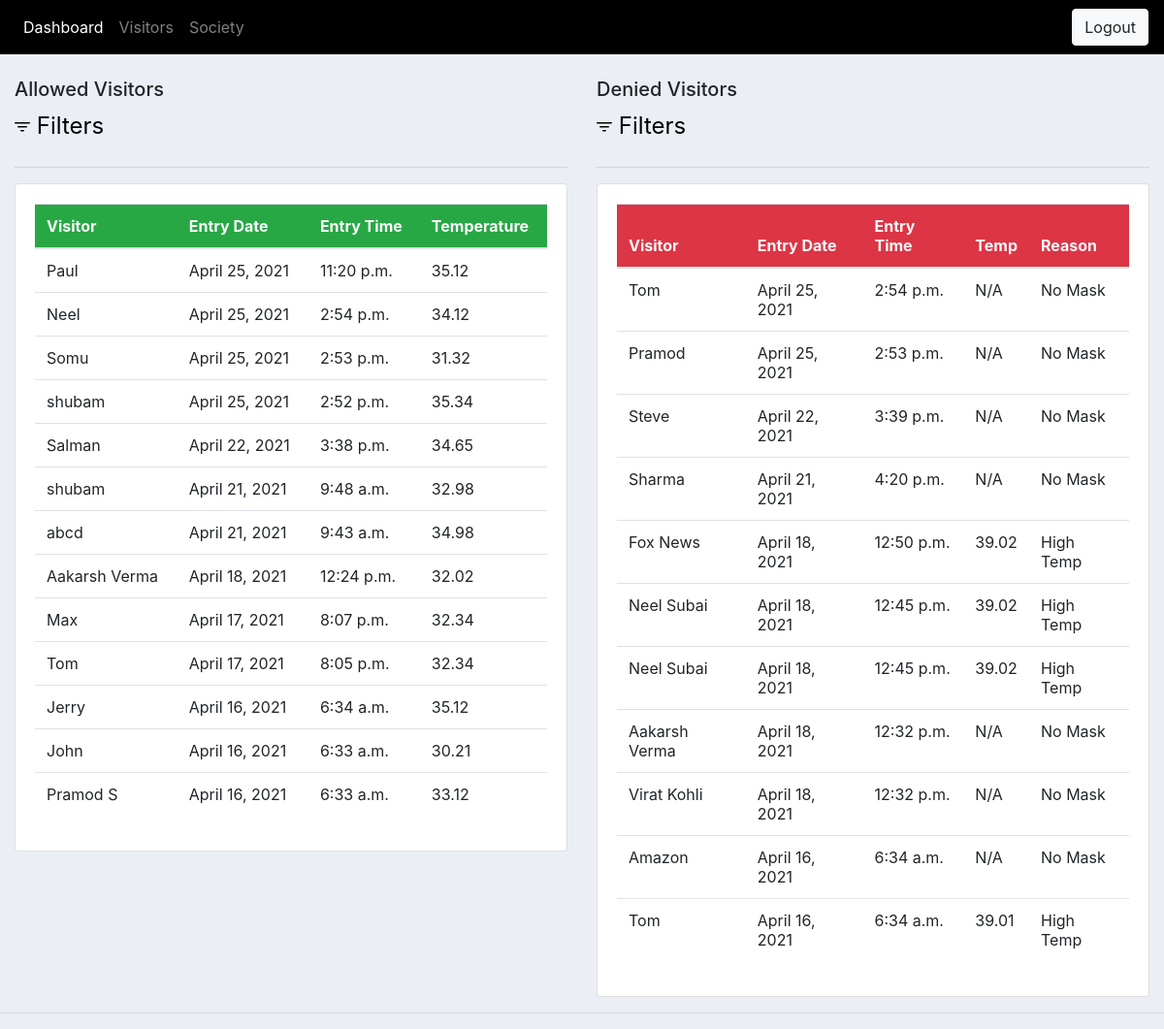
The app's page /visitors/ (signed in), older data.
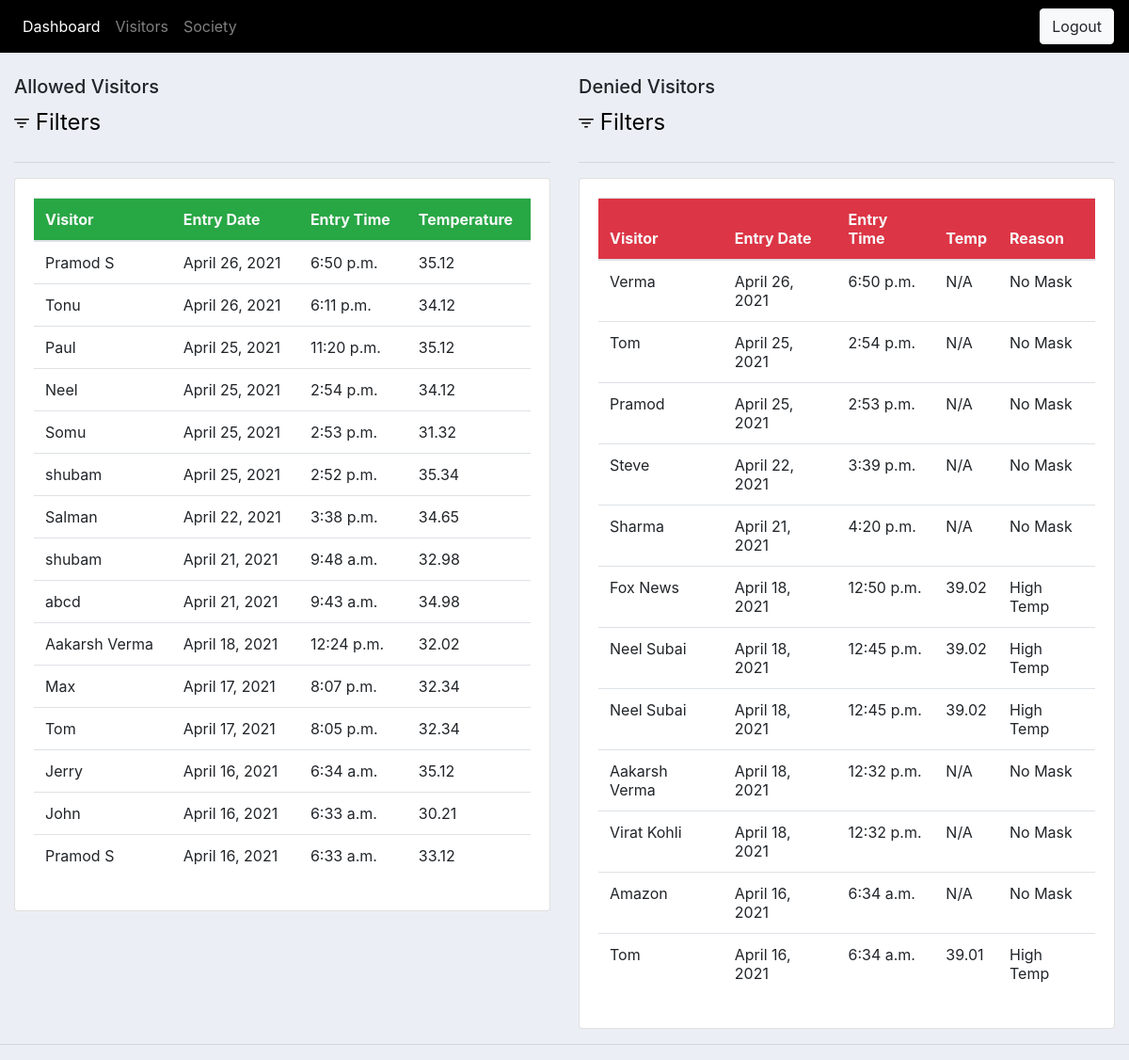
The same page, newer data.
### accounts/models.py (models this page shows, shortened)
class ValidVisitor(models.Model):
    name = models.CharField(max_length=200)
    entry_date = models.DateField(auto_now=False, auto_now_add=False)
    entry_time = models.TimeField(auto_now=False, auto_now_add=False)
    temp = models.FloatField()
    soc_name = models.ForeignKey(Society, null=True, blank=True, on_delete=models.CASCADE)

class InvalidVisitor(models.Model):
    STATUS = (
        ('No Mask', 'No Mask'),
        ('High Temperature', 'High Temperature'),
    )
    name = models.CharField(max_length=200)
    entry_date = models.DateField(auto_now=False, auto_now_add=False)
    entry_time = models.TimeField(auto_now=False, auto_now_add=False)
    temp = models.FloatField(null=True, blank=True)
    status =  models.CharField(max_length=50, choices=STATUS)
    soc_name = models.ForeignKey(Society, null=True, on_delete=models.CASCADE)

### accounts/views.py (the view)
# urls.py: path('visitors/', views.visitors, name='visitor'),
@login_required(login_url='login')
def visitors(request):
    context = {}
    user = request.user
    socinfo = Society.objects.get(user=user)
    validvisitors = ValidVisitor.objects.all().order_by('entry_date', 'entry_time').reverse()
    invalidvisitors = InvalidVisitor.objects.all().order_by('entry_date', 'entry_time').reverse()
    myFilter = ValidVisitorFilter(request.GET, queryset=validvisitors)
    validvisitors = myFilter.qs
    nxtFilter = InvalidVisitorFilter(request.POST, queryset=invalidvisitors)
    invalidvisitors = nxtFilter.qs
    context = {
        'socinfo'           : socinfo,
        'validvisitors'     : validvisitors,
        'invalidvisitors'   : invalidvisitors,
        'myFilter'          : myFilter,
        }
    return render(request, 'accounts/visitors.html', context)

### accounts/templates/accounts/visitors.html (shortened to what this page needs)
{% extends 'main.html' %}
{% load static %}
{% block content %}
<br>
<div class="mx-auto row">
    <div class="col-md-6">
        <h5>Allowed Visitors</h5>
        <div class="row">
            <div class="col">
                <a data-toggle="collapse" class="mx-auto" style="color:black; margin-left: auto;" href="#collapse1">
                <legend legend><img src="{% static 'img/filter.svg' %}" alt="" srcset="">
                    Filters</legend>
                </a>
            </div>
        </div>
        <hr>
        <div class="card card-body">
            <table class="table">
                <thead>
                    <tr class="text-light bg-success">
                        <th>Visitor</th>
                        <th>Entry Date</th>
                        <th>Entry Time</th>
                        <th>Temperature</th>
                    </tr>
                    {% for i in validvisitors %}
                        <tr>
                            <td>{{i.name}}</td>
                            <td>{{i.entry_date}}</td>
                            <td>{{i.entry_time}}</td>
                            <td>{{i.temp}}</td>
                        </tr>
                    {% endfor %}
                </thead>
            </table>
        </div>
    </div>
    <div class="col-md-6">
        <h5>Denied Visitors</h5>
        <div class="row">
            <div class="col">
                <a data-toggle="collapse" class="mx-auto" style="color:black; margin-left: auto;" href="#collapse2">
                <legend legend><img src="{% static 'img/filter.svg' %}" alt="" srcset="">
                    Filters</legend>
                </a>
            </div>
        </div>
        <hr>
        <div class="card card-body">
            <table class="table">
                <thead>
                    <tr class="text-light bg-danger">
                        <th>Visitor</th>
                        <th>Entry Date</th>
                        <th>Entry Time</th>
                        <th>Temp</th>
                        <th>Reason</th>
                    </tr>
                    {% for i in invalidvisitors %}
                        <tr>
                            <td>{{i.name}}</td>
                            <td>{{i.entry_date}}</td>
                            <td>{{i.entry_time}}</td>
                            {% if i.temp > 0.0 %}
                            <td>{{i.temp}}</td>
                            <td>High Temp</td>
                            {% else %}
                            <td>N/A</td>
                            <td>{{i.status}}</td>
                            {% endif%}
                        </tr>
                    {% endfor %}
                </thead>
            </table>
        </div>
    </div>
</div>
{% endblock content %}

### templates/main.html (shortened to what this page needs)
{% load static %}
<html lang="en">
    <head>
        <link rel="stylesheet" href="https://maxcdn.bootstrapcdn.com/bootstrap/4.0.0/css/bootstrap.min.css">
        <link rel="stylesheet" type="text/css" href="{% static '/css/main.css'%}">
    </head>
    <body>
        {% include 'accounts/navbar.html' %}
        {% block content %}{% endblock %}
        <hr>
    </body>
</html>

### accounts/templates/accounts/navbar.html (shortened to what this page needs)
{% load static %}
<nav class="navbar navbar-expand-lg navbar-dark" style="background-color:black">
    <div class="collapse navbar-collapse" id="navbarNavAltMarkup">
      <div class="navbar-nav">
        <a class="nav-item nav-link active" href="{% url 'dashboard' %}">Dashboard <span class="sr-only">(current)</span></a>
        <a class="nav-item nav-link" href="{% url 'visitor' %}">Visitors</a>
        <a class="nav-item nav-link" href="{% url 'society' %}">Society</a>
      </div>
    </div>
    <span><a class="btn btn-light" href="{% url 'logout' %}">Logout</a></span>
</nav>

### static/css/main.css (style rules this page uses)
body { background-color: #ebeff5; }

Row changes from the older to the newer data that the page shows:
added ValidVisitor: name "Pramod S", entry_date "April 26, 2021", entry_time "6:50 p.m.", temp "35.12"
added ValidVisitor: name "Tonu", entry_date "April 26, 2021", entry_time "6:11 p.m.", temp "34.12"
added InvalidVisitor: name "Verma", entry_date "April 26, 2021", entry_time "6:50 p.m.", status "No Mask"
